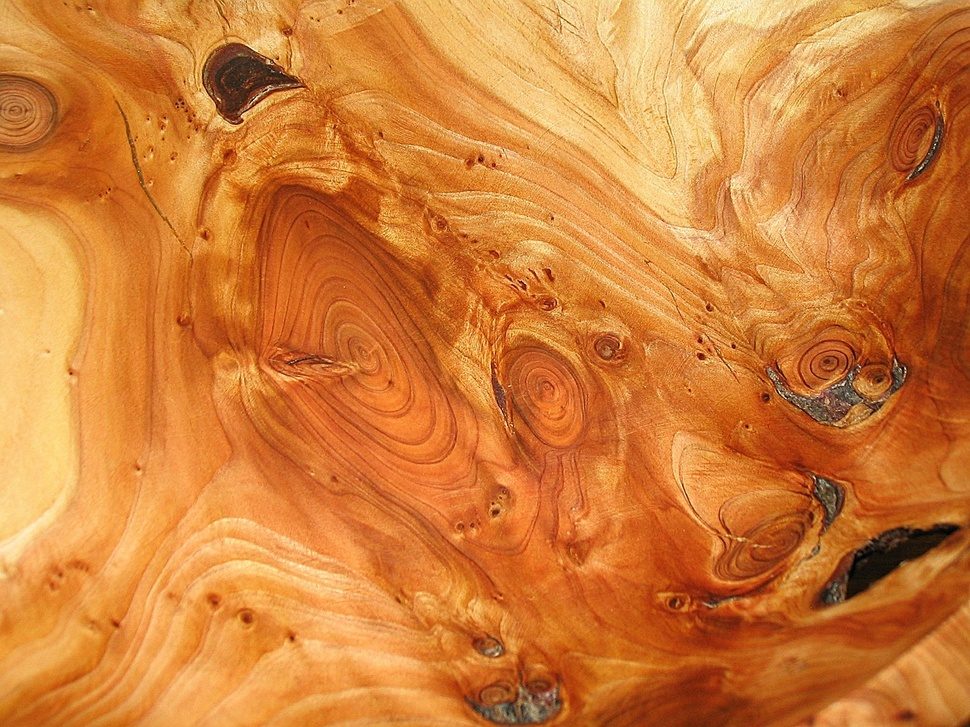
#> input picture tools/sources/table-wood-needpix-294637.jpg, 970 x 727 px, shrunk from 1280 x 960 before the run
$ python make-table-wood.py
#> lines starting #> are read from the running program, lines starting #| are printed output that depends on the picture
#!/usr/bin/env python3
"""Not used yet (parked 2026-10-29: the knots read too large at table scale). Builds a wood tabletop (res/drawable-nodpi/table_wood.webp) from its source photo.

Source: "Wood grain structure, annual rings" (Needpix 294637, CC0):
https://www.needpix.com/photo/download/294637/
It is turned a quarter round so the figure runs up the table, and each colour channel is scaled
so the wood's average matches the darker tone of the procedural walnut it replaced (its albedo
before the lamp lights it). Usage: tools/make-table-wood.py [r g b]
"""
import sys
from pathlib import Path
from PIL import Image, ImageStat

root = Path(__file__).resolve().parent.parent
src = root / "tools/sources/table-wood-needpix-294637.jpg"
out = root / "app/src/main/res/drawable-nodpi/table_wood.webp"
# The procedural walnut's average colour (0..1, as the table shader saw it)
target = [float(v) for v in sys.argv[1:4]] if len(sys.argv) >= 4 else [0.27, 0.165, 0.10]

img = Image.open(src).convert("RGB").transpose(Image.Transpose.ROTATE_270)
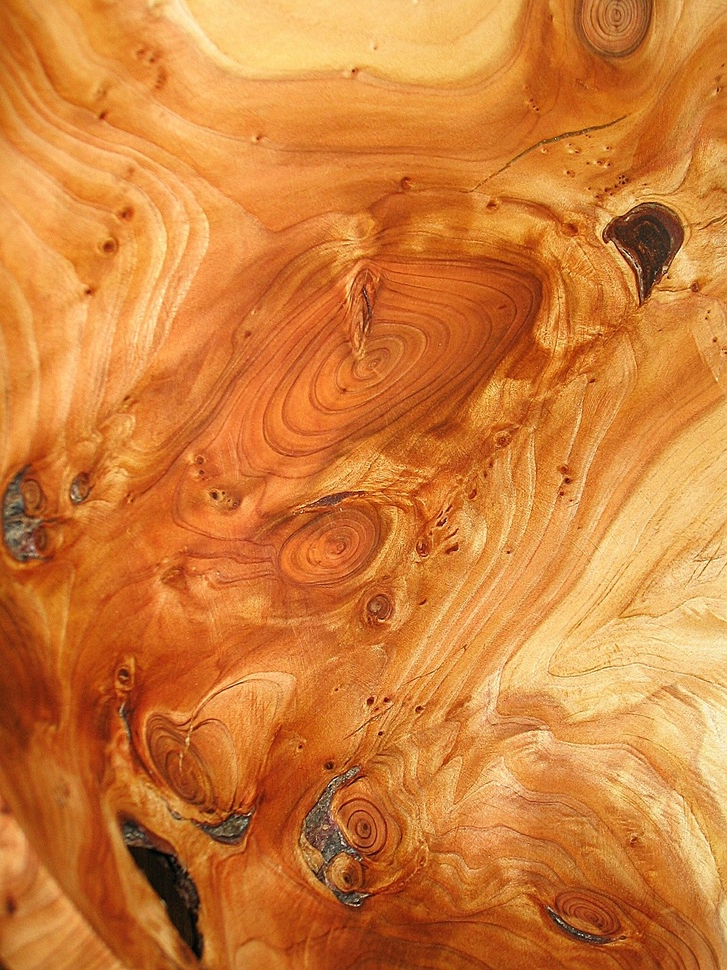
#> img: PIL image 727x970 RGB; mean R, G, B 209.3, 126, 55.7
mean = [m / 255.0 for m in ImageStat.Stat(img).mean]
#> mean = [0.821, 0.494, 0.219]
gains = [t / m for t, m in zip(target, mean)]
#> gains = [0.329, 0.334, 0.457]
bands = [band.point(lambda v, g=g: min(255, round(v * g))) for band, g in zip(img.split(), gains)]
#> bands = 3 items
Image.merge("RGB", bands).save(out, "WEBP", quality=92, method=6)
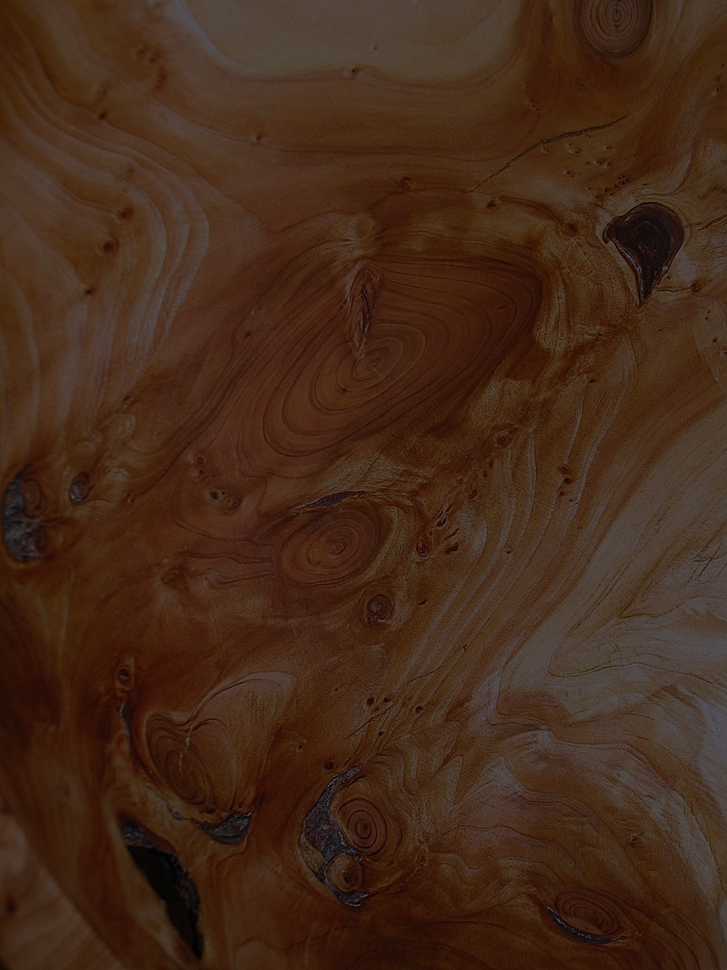
#> saved as table_wood.webp: PIL image 727x970 RGB; mean R, G, B 68.9, 42, 25.5
print(f"{out.relative_to(root)}: {img.size[0]}x{img.size[1]}, source mean {[round(m, 3) for m in mean]}, gains {[round(g, 3) for g in gains]}")
#| app/src/main/res/drawable-nodpi/table_wood.webp: 727x970, source mean [0.821, 0.494, 0.219], gains [0.329, 0.334, 0.457]
